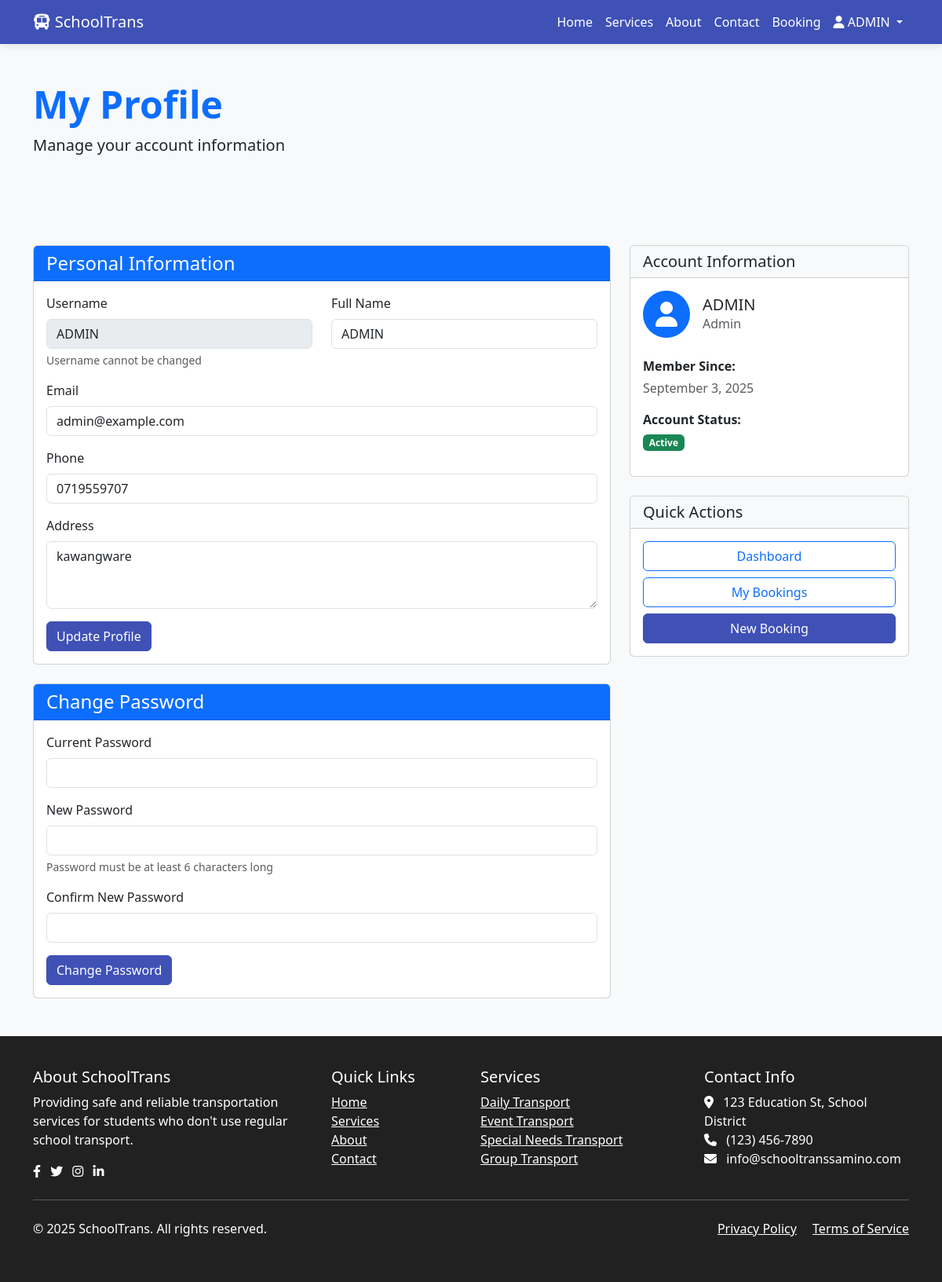
The page /profile.php (signed in) on the database its author committed.
### tables this page shows
CREATE TABLE `users` (
  `id` int(11) NOT NULL,
  `username` varchar(50) NOT NULL,
  `password` varchar(255) NOT NULL,
  `email` varchar(100) NOT NULL,
  `user_type` enum('admin','student','driver') DEFAULT 'student',
  `full_name` varchar(100) NOT NULL,
  `phone` varchar(20) DEFAULT NULL,
  `address` text DEFAULT NULL,
  `created_at` datetime DEFAULT current_timestamp(),
  `is_admin` tinyint(1) NOT NULL DEFAULT 0
);

### profile.php (the view, shortened to what this page needs)
<?php include 'header.php';
$user_id = $_SESSION['user_id'];
$stmt = $pdo->prepare("SELECT * FROM users WHERE id = ?");
$stmt->execute([$user_id]);
$user = $stmt->fetch(PDO::FETCH_ASSOC);
?>
<section class="py-5 bg-light">
    <div class="container">
        <div class="row">
            <div class="col-lg-12">
                <h1 class="display-5 fw-bold text-primary">My Profile</h1>
                <p class="lead">Manage your account information</p>
            </div>
        </div>
    </div>
</section>
<section class="py-5">
    <div class="container">
        <div class="row">
            <div class="col-lg-8">
                <div class="card mb-4">
                    <div class="card-header bg-primary text-white">
                        <h4 class="mb-0">Personal Information</h4>
                    </div>
                    <div class="card-body">
                        <form action="profile.php" method="POST">
                            <div class="row">
                                <div class="col-md-6 mb-3">
                                    <label for="username" class="form-label">Username</label>
                                    <input type="text" class="form-control" id="username" value="<?php echo $user['username']; ?>" disabled>
                                    <div class="form-text">Username cannot be changed</div>
                                </div>
                                <div class="col-md-6 mb-3">
                                    <label for="full_name" class="form-label">Full Name</label>
                                    <input type="text" class="form-control" id="full_name" name="full_name" value="<?php echo $user['full_name']; ?>" required>
                                </div>
                            </div>
                            <div class="mb-3">
                                <label for="email" class="form-label">Email</label>
                                <input type="email" class="form-control" id="email" name="email" value="<?php echo $user['email']; ?>" required>
                            </div>
                            <div class="mb-3">
                                <label for="phone" class="form-label">Phone</label>
                                <input type="tel" class="form-control" id="phone" name="phone" value="<?php echo $user['phone']; ?>">
                            </div>
                            <div class="mb-3">
                                <label for="address" class="form-label">Address</label>
                                <textarea class="form-control" id="address" name="address" rows="3"><?php echo $user['address']; ?></textarea>
                            </div>
                            <button type="submit" class="btn btn-primary">Update Profile</button>
                        </form>
                    </div>
                </div>
                <div class="card">
                    <div class="card-header bg-primary text-white">
                        <h4 class="mb-0">Change Password</h4>
                    </div>
                    <div class="card-body">
                        <form action="profile.php" method="POST">
                            <div class="mb-3">
                                <label for="current_password" class="form-label">Current Password</label>
                                <input type="password" class="form-control" id="current_password" name="current_password" required>
                            </div>
                            <div class="mb-3">
                                <label for="new_password" class="form-label">New Password</label>
                                <input type="password" class="form-control" id="new_password" name="new_password" required>
                                <div class="form-text">Password must be at least 6 characters long</div>
                            </div>
                            <div class="mb-3">
                                <label for="confirm_password" class="form-label">Confirm New Password</label>
                                <input type="password" class="form-control" id="confirm_password" name="confirm_password" required>
                            </div>
                            <button type="submit" name="change_password" class="btn btn-primary">Change Password</button>
                        </form>
                    </div>
                </div>
            </div>
            <div class="col-lg-4">
                <div class="card">
                    <div class="card-header bg-light">
                        <h5 class="mb-0">Account Information</h5>
                    </div>
                    <div class="card-body">
                        <div class="d-flex align-items-center mb-4">
                            <div class="bg-primary text-white rounded-circle d-flex align-items-center justify-content-center me-3" style="width: 60px; height: 60px;">
                                <i class="fas fa-user fa-2x"></i>
                            </div>
                            <div>
                                <h5 class="mb-0"><?php echo $user['full_name']; ?></h5>
                                <p class="text-muted mb-0"><?php echo ucfirst($user['user_type']); ?></p>
                            </div>
                        </div>
                        <div class="mb-3">
                            <p class="mb-1"><strong>Member Since:</strong></p>
                            <p class="text-muted"><?php echo date('F j, Y', strtotime($user['created_at'])); ?></p>
                        </div>
                        <div class="mb-3">
                            <p class="mb-1"><strong>Account Status:</strong></p>
                            <p><span class="badge bg-success">Active</span></p>
                        </div>
                    </div>
                </div>
                <div class="card mt-4">
                    <div class="card-header bg-light">
                        <h5 class="mb-0">Quick Actions</h5>
                    </div>
                    <div class="card-body">
                        <div class="d-grid gap-2">
                            <a href="dashboard.php" class="btn btn-outline-primary">Dashboard</a>
                            <a href="my_bookings.php" class="btn btn-outline-primary">My Bookings</a>
                            <a href="booking.php" class="btn btn-primary">New Booking</a>
                        </div>
                    </div>
                </div>
            </div>
        </div>
    </div>
</section>
<?php include 'footer.php'; ?>

### header.php (style rules this page uses)
:root { --primary: #3f51b5; --secondary: #ff4081; --accent: #00bcd4; --light: #f5f5f5; --dark: #212121; }
body { font-family: 'Segoe UI', Tahoma, Geneva, Verdana, sans-serif; background-color: #f8f9fa; }
.btn-primary { background-color: var(--primary); border-color: var(--primary); }

### rows shown on the page
users: username "ADMIN", full_name "ADMIN", email "admin@example.com", phone "0719559707", address "kawangware", user_type "Admin", created_at "September 3, 2025"

### other values the page prints
$_SESSION['full_name'] "ADMIN"
